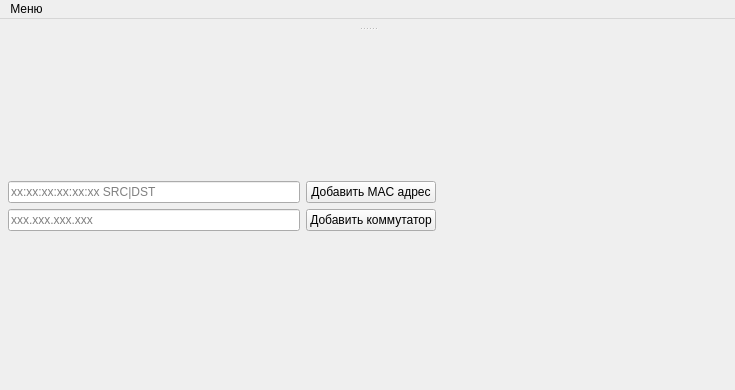
<?xml version="1.0" encoding="UTF-8"?>
<ui version="4.0">
 <class>MainWindow</class>
 <widget class="QMainWindow" name="MainWindow">
  <property name="geometry">
   <rect>
    <x>0</x>
    <y>0</y>
    <width>735</width>
    <height>390</height>
   </rect>
  </property>
  <property name="windowTitle">
   <string>MainWindow</string>
  </property>
  <widget class="QWidget" name="centralwidget">
   <layout class="QVBoxLayout" name="vertical_layout_2">
    <property name="leftMargin">
     <number>8</number>
    </property>
    <property name="topMargin">
     <number>8</number>
    </property>
    <property name="rightMargin">
     <number>8</number>
    </property>
    <property name="bottomMargin">
     <number>8</number>
    </property>
    <item>
     <widget class="QSplitter" name="splitter">
      <property name="orientation">
       <enum>Qt::Vertical</enum>
      </property>
      <property name="childrenCollapsible">
       <bool>false</bool>
      </property>
      <widget class="QWidget" name="verticalLayoutWidget">
       <layout class="QVBoxLayout" name="vertical_layout_for_filter_table"/>
      </widget>
      <widget class="QWidget" name="widget" native="true">
       <layout class="QVBoxLayout" name="vertical_layout" stretch="0,1">
        <item>
         <layout class="QGridLayout" name="grid_layout">
          <item row="0" column="0">
           <widget class="QLineEdit" name="line_edit_mac_address">
            <property name="placeholderText">
             <string>xx:xx:xx:xx:xx:xx SRC|DST</string>
            </property>
           </widget>
          </item>
          <item row="1" column="1">
           <widget class="QPushButton" name="button_add_router_ip_address">
            <property name="text">
             <string>Добавить коммутатор</string>
            </property>
           </widget>
          </item>
          <item row="1" column="0">
           <widget class="QLineEdit" name="line_edit_router_ip_address">
            <property name="placeholderText">
             <string>xxx.xxx.xxx.xxx</string>
            </property>
           </widget>
          </item>
          <item row="0" column="1">
           <widget class="QPushButton" name="button_add_mac_address">
            <property name="text">
             <string>Добавить MAC адрес</string>
            </property>
           </widget>
          </item>
          <item row="0" column="2">
           <spacer name="horizontal_spacer">
            <property name="orientation">
             <enum>Qt::Horizontal</enum>
            </property>
            <property name="sizeHint" stdset="0">
             <size>
              <width>40</width>
              <height>20</height>
             </size>
            </property>
           </spacer>
          </item>
          <item row="1" column="2">
           <spacer name="horizontal_spacer_2">
            <property name="orientation">
             <enum>Qt::Horizontal</enum>
            </property>
            <property name="sizeHint" stdset="0">
             <size>
              <width>40</width>
              <height>20</height>
             </size>
            </property>
           </spacer>
          </item>
         </layout>
        </item>
        <item>
         <layout class="QVBoxLayout" name="vertical_layout_for_log_table"/>
        </item>
       </layout>
      </widget>
     </widget>
    </item>
   </layout>
  </widget>
  <widget class="QMenuBar" name="menubar">
   <property name="geometry">
    <rect>
     <x>0</x>
     <y>0</y>
     <width>735</width>
     <height>21</height>
    </rect>
   </property>
   <widget class="QMenu" name="menu">
    <property name="title">
     <string>Меню</string>
    </property>
    <addaction name="action_router_params"/>
   </widget>
   <addaction name="menu"/>
  </widget>
  <action name="action_router_params">
   <property name="icon">
    <iconset>
     <normaloff>settings.png</normaloff>settings.png</iconset>
   </property>
   <property name="text">
    <string>Настройки роутеров</string>
   </property>
  </action>
 </widget>
 <resources/>
 <connections/>
</ui>
